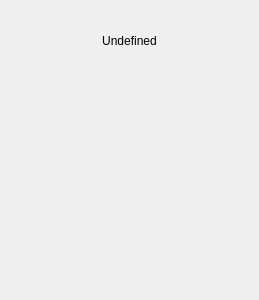
<?xml version="1.0" encoding="UTF-8"?>
<ui version="4.0">
 <class>GenericTrackedObjectSettingsWidget</class>
 <widget class="QWidget" name="GenericTrackedObjectSettingsWidget">
  <property name="geometry">
   <rect>
    <x>0</x>
    <y>0</y>
    <width>259</width>
    <height>300</height>
   </rect>
  </property>
  <property name="windowTitle">
   <string>Form</string>
  </property>
  <layout class="QVBoxLayout" name="verticalLayout">
   <item>
    <widget class="QLabel" name="statusLabel">
     <property name="minimumSize">
      <size>
       <width>100</width>
       <height>60</height>
      </size>
     </property>
     <property name="frameShape">
      <enum>QFrame::NoFrame</enum>
     </property>
     <property name="text">
      <string>Undefined</string>
     </property>
     <property name="alignment">
      <set>Qt::AlignCenter</set>
     </property>
    </widget>
   </item>
   <item>
    <spacer name="verticalSpacer">
     <property name="orientation">
      <enum>Qt::Vertical</enum>
     </property>
     <property name="sizeHint" stdset="0">
      <size>
       <width>20</width>
       <height>213</height>
      </size>
     </property>
    </spacer>
   </item>
  </layout>
 </widget>
 <resources/>
 <connections/>
</ui>
